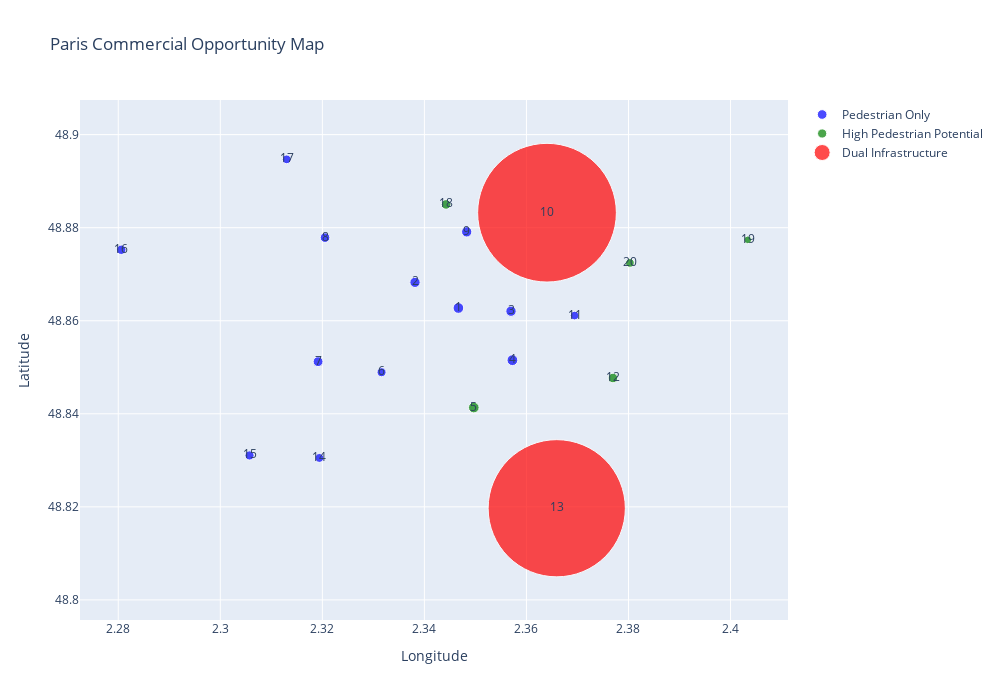

The notebook cell this image was saved under:
### Code cell
# Cell 8: Geographic opportunity mapping (FIXED)
# Filter out invalid coordinates first
valid_coords = integrated[
    (integrated['longitude'] > 0) & 
    (integrated['latitude'] > 0) &
    (integrated['longitude'] < 10) &  # Paris bounds
    (integrated['latitude'] > 40)     # Paris bounds
].copy()

if len(valid_coords) == 0:
    print("No valid coordinates found. Using mock coordinates for visualization.")
    # Create mock coordinates for Paris arrondissements
    paris_coords = {
        '1': (2.341, 48.860), '2': (2.341, 48.869), '3': (2.362, 48.863), '4': (2.351, 48.854),
        '5': (2.347, 48.844), '6': (2.332, 48.848), '7': (2.318, 48.857), '8': (2.313, 48.873),
        '9': (2.348, 48.875), '10': (2.361, 48.870), '11': (2.378, 48.858), '12': (2.387, 48.841),
        '13': (2.360, 48.829), '14': (2.327, 48.833), '15': (2.301, 48.842), '16': (2.270, 48.855),
        '17': (2.308, 48.884), '18': (2.342, 48.892), '19': (2.378, 48.884), '20': (2.397, 48.864)
    }
    
    for _, row in integrated.iterrows():
        if row['arr'] in paris_coords:
            integrated.loc[integrated['arr'] == row['arr'], 'longitude'] = paris_coords[row['arr']][0]
            integrated.loc[integrated['arr'] == row['arr'], 'latitude'] = paris_coords[row['arr']][1]
    
    valid_coords = integrated.copy()

fig = go.Figure()

color_map = {
    'Dual Infrastructure': 'red',
    'Bike Only': 'orange', 
    'High Pedestrian Potential': 'green',
    'Pedestrian Only': 'blue',
    'No Data': 'gray'
}

for infra_type in valid_coords['infrastructure_type'].unique():
    data = valid_coords[valid_coords['infrastructure_type'] == infra_type]
    
    # Use a safe size calculation
    size_values = np.maximum(data['opportunity_score'] * 0.1 + 10, 5)  # Ensure minimum size of 5
    
    fig.add_trace(go.Scatter(
        x=data['longitude'],
        y=data['latitude'],
        mode='markers+text',
        marker=dict(
            size=size_values,
            color=color_map[infra_type],
            opacity=0.7
        ),
        text=data['arr'],
        textposition='middle center',
        name=infra_type,
        hovertemplate='Arr: %{text}<br>Opportunity: %{customdata}<br>Type: ' + infra_type,
        customdata=data['opportunity_score'].round(1)
    ))

fig.update_layout(
    title='Paris Commercial Opportunity Map',
    xaxis_title='Longitude',
    yaxis_title='Latitude',
    width=1000, height=700,
    showlegend=True
)

fig.show()

### Figure 1 — Plotly figure (JSON) as saved in the notebook; plotly's stock layout.template omitted (floating-point values rounded to 4 significant figures)
{"data": [{"customdata": [6.8, 2.8, 3.4, 7.8, -9.6, -1.5, -3.9, 2.9, -13.6, -11.6, -8.4, -6.1, -12.6], "hovertemplate": "Arr: %{text}<br>Opportunity: %{customdata}<br>Type: Pedestrian Only", "marker": {"color": "blue", "opacity": 0.7, "size": [10.68, 10.28, 10.34, 10.78, 9.04, 9.85, 9.61, 10.29, 8.64, 8.84, 9.16, 9.39, 8.74]}, "mode": "markers+text", "name": "Pedestrian Only", "text": ["1", "2", "3", "4", "6", "7", "8", "9", "11", "14", "15", "16", "17"], "textposition": "middle center", "type": "scatter", "x": [2.347, 2.338, 2.357, 2.357, 2.332, 2.319, 2.321, 2.348, 2.369, 2.319, 2.306, 2.281, 2.313], "y": [48.86, 48.87, 48.86, 48.85, 48.85, 48.85, 48.88, 48.88, 48.86, 48.83, 48.83, 48.88, 48.89]}, {"customdata": [6.1, -4.3, -4.1, -23.1, -13.1], "hovertemplate": "Arr: %{text}<br>Opportunity: %{customdata}<br>Type: High Pedestrian Potential", "marker": {"color": "green", "opacity": 0.7, "size": [10.61, 9.57, 9.59, 7.69, 8.69]}, "mode": "markers+text", "name": "High Pedestrian Potential", "text": ["5", "12", "18", "19", "20"], "textposition": "middle center", "type": "scatter", "x": [2.35, 2.377, 2.344, 2.403, 2.38], "y": [48.84, 48.85, 48.88, 48.88, 48.87]}, {"customdata": [1287.0, 1272.0], "hovertemplate": "Arr: %{text}<br>Opportunity: %{customdata}<br>Type: Dual Infrastructure", "marker": {"color": "red", "opacity": 0.7, "size": [138.7, 137.2]}, "mode": "markers+text", "name": "Dual Infrastructure", "text": ["10", "13"], "textposition": "middle center", "type": "scatter", "x": [2.364, 2.366], "y": [48.88, 48.82]}], "layout": {"height": 700, "showlegend": true, "title": {"text": "Paris Commercial Opportunity Map"}, "width": 1000, "xaxis": {"title": {"text": "Longitude"}}, "yaxis": {"title": {"text": "Latitude"}}}}
